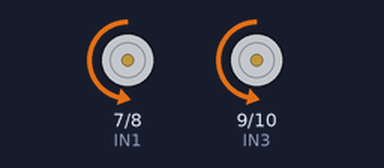
A sketch run on a simulated Arduino Uno, built with avr-gcc and run on an emulated ATmega328P. Shown: motor-driver pin pairs drawn as motors (green arrow = first pin HIGH = forward, orange = second pin HIGH = backward, longer = more drive, scaled by the enable pin).

Above: at 1.0 s.
At 4.0 s:
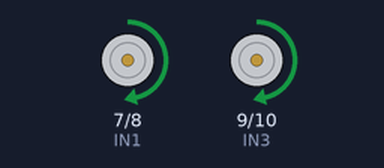
At 7.0 s:
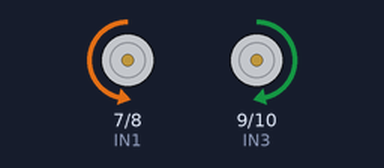
At 9.0 s:
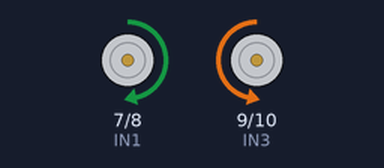
Timing chart, 0 to 13.0 s (numbered marks = the images above):
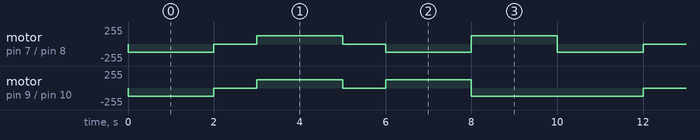

Measured:
- by itself, motor on pin 9 (IN3) / pin 10 (IN4): repeats every 10.0 s: 2 × (stopped 1.0 s, forward 125/255 2.0 s), backward 125/255 4.0 s
- by itself, motor on pin 7 (IN1) / pin 8 (IN2): repeats every 10.0 s: stopped 1.0 s, forward 125/255 2.0 s, stopped 1.0 s, backward 125/255 2.0 s, forward 125/255 2.0 s, backward 125/255 2.0 s

The sketch:

ArduinoRobotControl.ino
```cpp
//Arduino Robotic Control Example
//By Dominick Lee for Purdue Mechatronics Club

int ENA = 6;  //PWM pin for Left Motor
int IN1 = 7;  //Left motor direction
int IN2 = 8;  //Left motor direction
int IN3 = 9;  //Right motor direction
int IN4 = 10; //Right motor direction
int ENB = 11;  //PWM pin for Right Motor

//Function to control motors
//mtr - 0 = left, 1 = right
//dir - 0 = forward, 1 = backward
//spd - Motor speed from 0 to 255
void setMotor(int mtr, int dir, int spd)
{
  if (mtr == 0)  //Left motor
  {
    if (dir == 0)
    {
      //Move forward
      digitalWrite(IN1, LOW);
      digitalWrite(IN2, HIGH);
    }
    else
    {
      //Move backward
      digitalWrite(IN1, HIGH);
      digitalWrite(IN2, LOW);
    }
    //Set speed
    analogWrite(ENA, constrain(spd, 0, 255));
  }
  else if (mtr == 1)  //Right motor
  {
    if (dir == 0)
    {
      //Move forward
      digitalWrite(IN3, LOW);
      digitalWrite(IN4, HIGH);
    }
    else
    {
      //Move backward
      digitalWrite(IN3, HIGH);
      digitalWrite(IN4, LOW);
    }
    //Set speed
    analogWrite(ENB, constrain(spd, 0, 255));
  }
}

void setup()
{
  //Set all pins to output
  pinMode(ENA, OUTPUT);
  pinMode(IN1, OUTPUT);
  pinMode(IN2, OUTPUT);
  pinMode(IN3, OUTPUT);
  pinMode(IN4, OUTPUT);
  pinMode(ENB, OUTPUT);
}

void loop()
{
  //Move forward
  setMotor(0, 0, 125);  //Set left motor, forward, 125 speed
  setMotor(1, 0, 125);  //Set right motor, forward, 125 speed
  delay(2000);

  //Stop
  setMotor(0, 0, 0);  //Set left motor, forward, 0 speed
  setMotor(1, 0, 0);  //Set right motor, forward, 0 speed
  delay(1000);

  //Move backward
  setMotor(0, 1, 125);  //Set left motor, forward, 125 speed
  setMotor(1, 1, 125);  //Set right motor, forward, 125 speed
  delay(2000);

  //Stop
  setMotor(0, 0, 0);  //Set left motor, forward, 0 speed
  setMotor(1, 0, 0);  //Set right motor, forward, 0 speed
  delay(1000);

  //Turn right
  setMotor(0, 0, 125);  //Set left motor, forward, 100 speed
  setMotor(1, 1, 125);  //Set right motor, backward, 100 speed
  delay(2000);

  //Turn left
  setMotor(0, 1, 125);  //Set left motor, backward, 100 speed
  setMotor(1, 0, 125);  //Set right motor, forward, 100 speed
  delay(2000);
}
```
